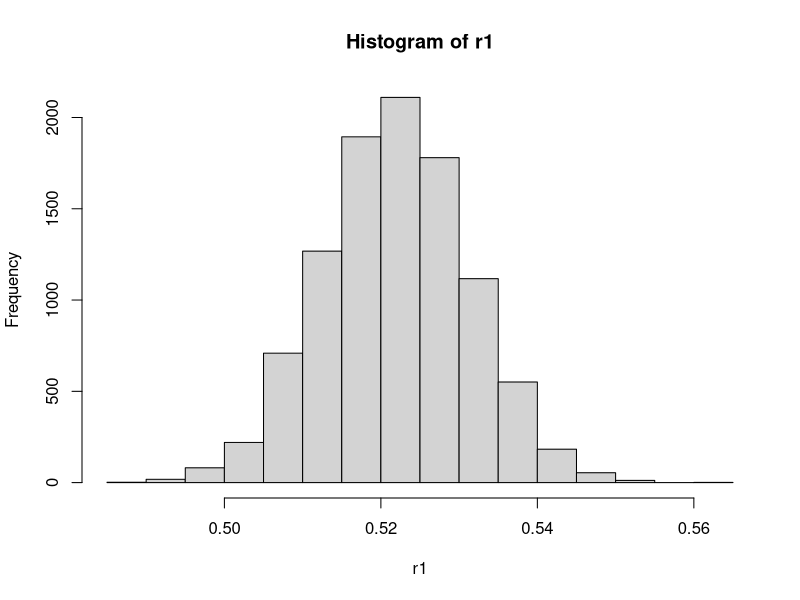
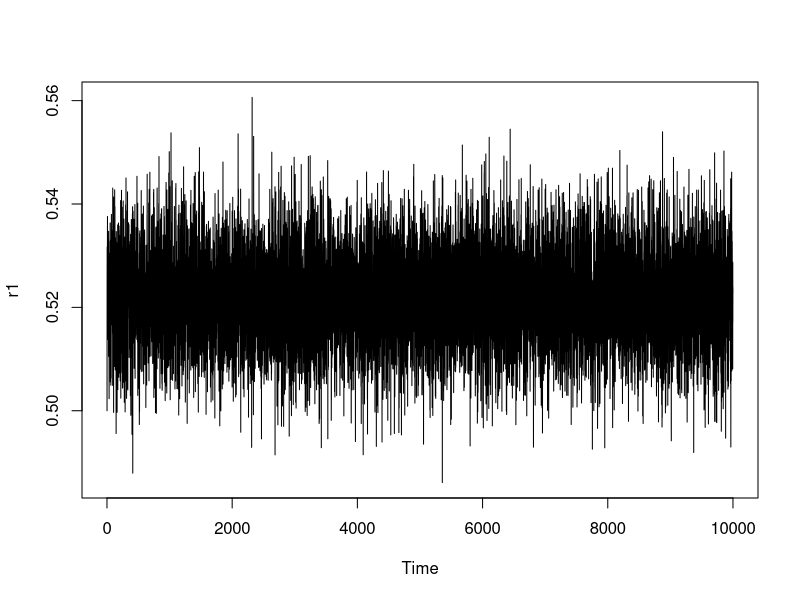
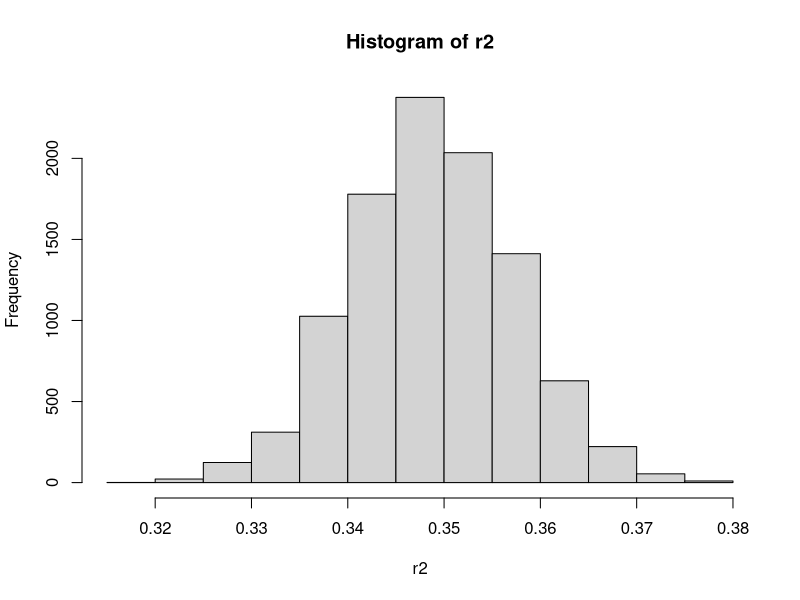
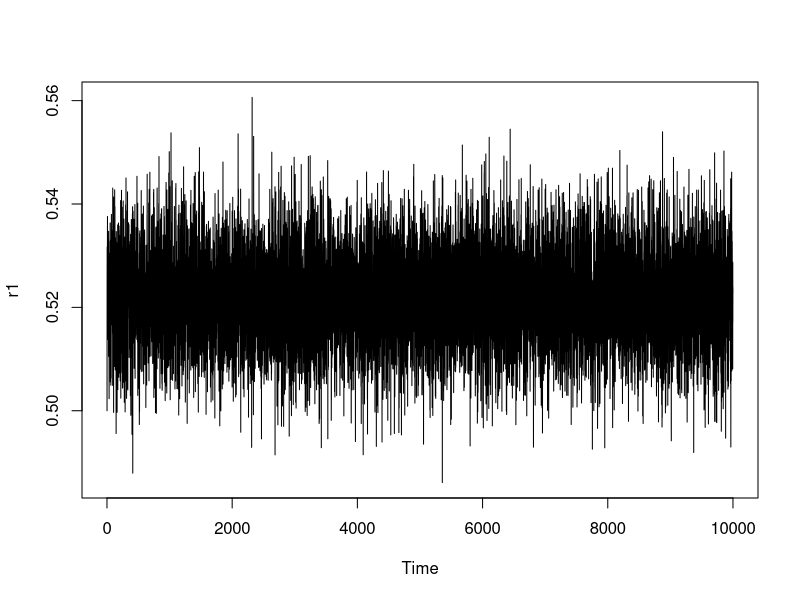
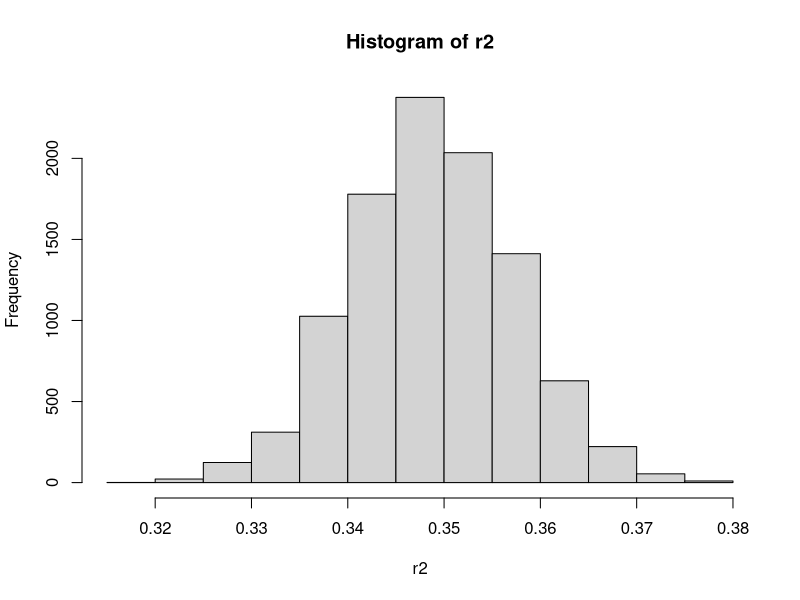
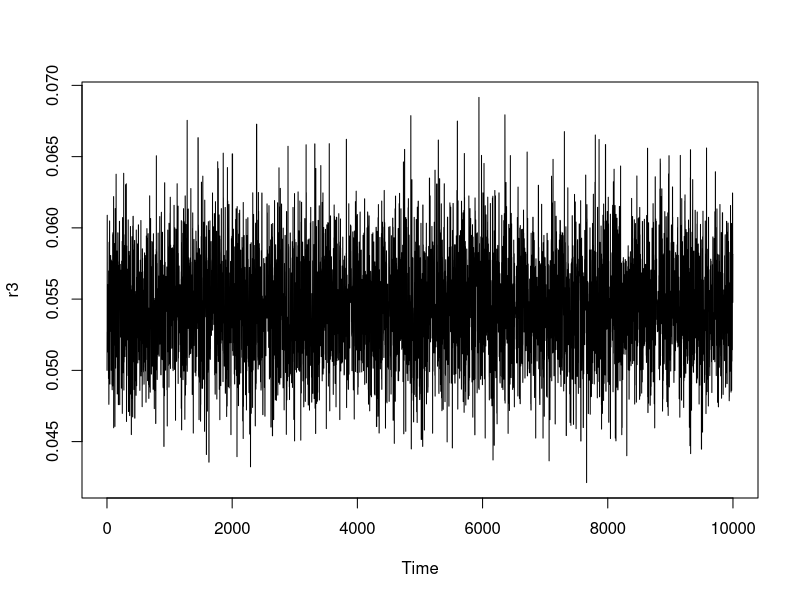
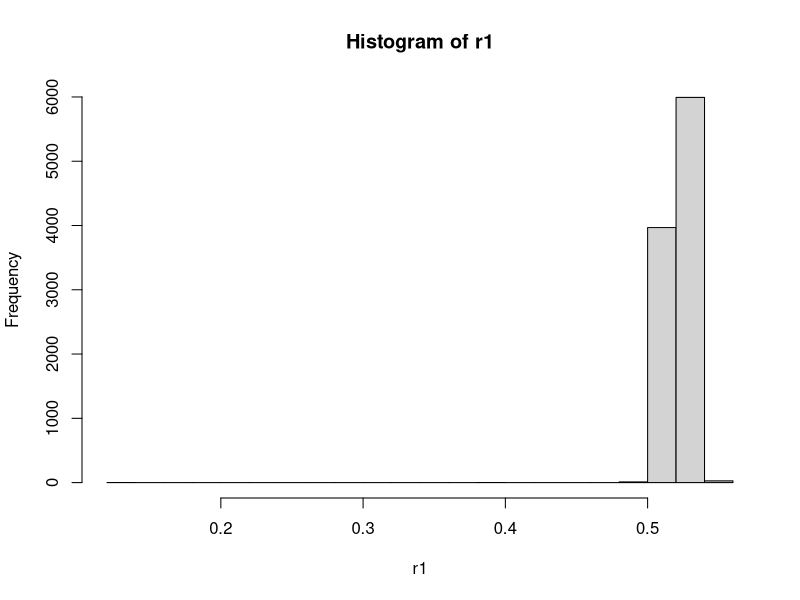
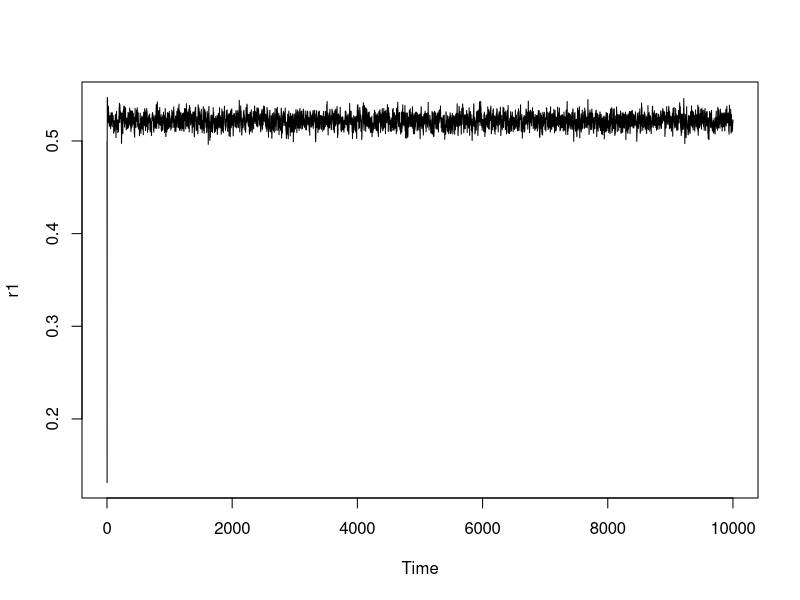

The R source for these figures, in order:
## ---- chunk 1
require(knitr)
require(broom)
opts_chunk$set(collapse=TRUE, cache = TRUE, fig.width = 15, fig.height = 7.5)
## ---- chunk 2
q1.table <- matrix(
  c(3024,2021,316,435),
    ncol = 4,
    nrow = 1
  )
colnames(q1.table) <- c("John Mills (Labor)",	"Bob Georghen (Liberal)","John Tongle (Shooters)", "Other")
kable(q1.table, align = rep("c", dim(q1.table)[2] + 1), format="markdown", row.names = FALSE)
## ---- chunk 3
r1 <- 0.5; r2 <- 0.35; r3 <- 0.05
alpha1 <- 1512; beta1 <- 1386
alpha2 <- 1010.5; beta2 <- 1887.5
alpha3 <- 158; beta3 <- 2740

for (k in 2:10000) {
  
  rn = rbeta(1,alpha1,beta1)
  
  alph = 3024 * log(rn) + 
         435 * log(1 - rn - r2[k - 1]) - 
         3024 * log(r1[k - 1]) -
         435 * log(1 - r1[k - 1] - r2[k - 1] - r3[k - 1])
  alph = alph + 
         log(dbeta(r1[k - 1], alpha1, beta1)) - 
         log(dbeta(rn, alpha1, beta1))
  
  if (runif(1) < exp(alph)) {
    r1[k] = rn
    } else {
      r1[k] = r1[k-1]
    }
  
  rn = rbeta(1,alpha2,beta2)
  
  alph = 2021 * log(rn) + 
         435 * log(1 - rn - r1[k] - r3[k - 1]) - 
         2021 * log(r2[k - 1]) -
         435 * log(1 - r1[k - 1] - r2[k - 1] - r3[k - 1])
  alph = alph + 
         log(dbeta(r2[k - 1], alpha2, beta2)) - 
         log(dbeta(rn, alpha2, beta2))
  
  if (runif(1) < exp(alph)) {
    r2[k] = rn
    } else {
      r2[k] = r2[k-1]
    }
    
  rn = rbeta(1,alpha3,beta3)
  
  alph = 316 * log(rn) + 
         435 * log(1 - rn - r1[k] - r2[k]) - 
         316 * log(r3[k - 1]) -
         435 * log(1 - r1[k] - r2[k] - r3[k - 1])
  alph = alph + 
         log(dbeta(r3[k - 1], alpha3, beta3)) - 
         log(dbeta(rn, alpha3, beta3))
  
  if (runif(1) < exp(alph)) {
    r3[k] = rn
    } else {
      r3[k] = r3[k-1]
    }
}

## ---- chunk 4

hist(r1)
quantile(r1,c(0.025,0.975))
plot.ts(r1)
hist(r2)
quantile(r2,c(0.025,0.975))
plot.ts(r1)
hist(r2)
quantile(r3,c(0.025,0.975))
plot.ts(r3)
## ---- chunk 5
y = c(3024,2021,316,435)
r1 = 0.5; r2 = 0.35; r3 = 0.5

for (k in 2:10000) {
  r1[k] = (1 - r2[k - 1] - r3[k - 1]) * rbeta(1, y[1], y[4])
  r2[k] = (1 - r1[k] - r3[k - 1]) * rbeta(1, y[2], y[4])
  r3[k] = (1 - r1[k] - r2[k]) * rbeta(1, y[3], y[4])
}
## ---- chunk 6
hist(r1)
quantile(r1,c(0.025,0.975))
plot.ts(r1)

hist(r2)
quantile(r2,c(0.025,0.975))
plot.ts(r2)

hist(r2)
quantile(r3,c(0.025,0.975))
plot.ts(r3)

quantile(r1-r2,c(0.025,0.975))
## ---- chunk 7
quantile(1-r1-r2-r3,c(0.025,0.975))
## ---- chunk 8
mean(r1>r2)
## ---- chunk 9
quantile(r1-r2, c(0.025,0.975))
## ---- chunk 10
mean(1-r1-r2-r3>r3)
## ---- chunk 11
row.symbols = c(t1='\U03B8\U2081', t2='\U03B8\U2082', t3="\U03B8\U2083")
r1 <- c(727,583,137)
r2 <- c(row.symbols["t1"],row.symbols["t2"],row.symbols["t3"])
r3 <- c(0.502,0.403,0.095)
q2.table <- rbind(r1,r2,r3)
colnames(q2.table) <- c("George Bush",	"Michael Dukakis","Other")
rownames(q2.table) <- c("Votes","Parameter","pt. est.")
kable(q2.table, align = rep("c", dim(q2.table)[2] + 1), format="markdown", row.names = TRUE)
## ---- chunk 12
y = c(727,583,137)
r1 = 0.5; r2 = 0.35

for (k in 2:10000) {
  r1[k] = (1 - r2[k - 1]) * rbeta(1, y[1], y[3])
  r2[k] = (1 - r1[k]) * rbeta(1, y[2], y[3])
}
## ---- chunk 13
hist(r1)
quantile(r1,c(0.025,0.975))
plot.ts(r1)

hist(r2)
quantile(r2,c(0.025,0.975))
plot.ts(r2)
## ---- chunk 14
rdirichlet=function(n,p){
  mat = matrix(NA,n,length(p))
  for (i in 1:length(p)) { 
    mat[,i]=rbeta(n, p[i],sum(p)-p[i])
  }
  mat = mat/rowSums(mat) # normalising step.
  return(mat)
} 

data <- rdirichlet(10000,y+1)
## ---- chunk 15
y=0; n=200

for(t in 1:n) {
  if (runif(1,0,1) < 0.25) {
    y[t] = rnorm(1,10,sqrt(2))
    } else {
      y[t]=rnorm(1,15,sqrt(3))
      }
}

n = length(y)   # (for data sample)
kt = 1
omeg=rbeta(1,1,1)

for(k in 1:n) {
  if(runif(1,0,1)>0.5) {
    kt[k]=1
    } else {
      kt[k]=2
      }
  }  #some initial values for k

while(var(y[kt==2]) > var(y[kt==1])) {
  for(k in 1:n) {
    if(runif(1,0,1)>0.5) {
      kt[k]=1
    } else {
        kt[k]=2
        }
  }
}

mu1 = mean(y); sig1 = var(y)*1.5; d = 1000  # d = (MCMC sample size)
mu2 = mean(y); sig2 = var(y) * 0.5; mpkty = 0; pyt = 0; pyt2 = 0

for(k in 1:n) {
  mpkty[k]=0
  pyt[k]=0
  pyt2[k]=0
  }

pkymax = -99999; ktmax = kt

for(j in 2:d) {
  ktold=kt
  for(t in 1:n) {
    kt[t] = 1
    n1 = length(y[kt==1])
    n2 = n - n1
    y1 = y[kt==1] - mean(y[kt==1])
    y2 = y[kt==2] - mean(y[kt==2])
    
    ht1 = -0.5*(log(n1) + log(n2)) + 
          lgamma((n1-1)/2) + 
          lgamma((n2-1)/2)
    
    ht1 = ht1 -
          (n1 - 1)/2 * log(sum(y1^2)) - 
          (n2-1)/2 * log(sum(y2^2))
    
    ht1 = ht1 + 
          log(omeg[j-1])
    
    kt[t] = 2
    n1 = n1-1
    n2 = n2+1
    y1 = y[kt==1] - 
         mean(y[kt==1])
    y2 = y[kt==2] - 
         mean(y[kt==2])
    
    ht2 = -0.5 * (log(n1) + log(n2)) + 
          lgamma((n1-1)/2) + 
          lgamma((n2-1)/2)
    
    ht2 = ht2 - 
          (n1-1)/2 * log(sum(y1^2)) - 
          (n2-1)/2 * log(sum(y2^2))
    
    ht2 = ht2 + 
          log(1 - omeg[j-1])          
    
    pyk = 1/(1 + exp(ht2 - ht1))
    
    if(is.nan(pyk)) {
      if(is.nan(ht1)) {
        kt[t]=1
      }
      if(is.nan(ht2)) {
        kt[t]=2
        }
      } else {
        if(runif(1,0,1) < pyk) {
          kt[t] = 1
          pyt2[t] = pyt2[t] + 
                    dnorm(y[t], mu1[j - 1], sqrt(sig1[j - 1]))
        } else {
            kt[t]=2
            pyt2[t] = pyt2[t] + 
                      dnorm(y[t], mu2[j - 1], sqrt(sig2[j-1]))
            }
        mpkty[t] = mpkty[t] + pyk
      }
    
    n1 = length(kt[kt==1])
    
    if (n1 < 2 | n1 > (n - 3)) {
      kt[t] = ktold[t]
    }
    if (var(y[kt==2]) > var(y[kt==1])) {
      kt[t] = ktold[t]
    }
    pyt[t] = pyt[t] + 
             omeg[j - 1] * dnorm(y[t], mu1[j - 1], sqrt(sig1[j - 1])) + 
             (1-omeg[j-1]) * dnorm(y[t],mu2[j-1],sqrt(sig2[j-1]))
    }
  
  n1 = length(kt[kt==1])
  n2 = n-n1
  
  if(n1 < 2 | n1 > (n - 3) | var(y[kt==2]) > var(y[kt==1])) {
    kt = ktold
    n1 = length(kt[kt==1])
    n2 = n - n1
    }
  y1 = y[kt==1] - 
       mean(y[kt==1])
  y2 = y[kt==2] - 
       mean(y[kt==2])
  ht=-0.5*(log(n1)+log(n2)) + lgamma((n1-1)/2) + lgamma((n2-1)/2)
  ht=ht-(n1-1)/2*log(sum(y1^2))-(n2-1)/2*log(sum(y2^2))
  lpyk=ht
  c1=length(kt[kt==1]);c10= length(kt[kt==2]) 
  lpyk=lpyk+c1*log(omeg[j-1])+c10*log(1-omeg[j-1])
  if(j==1){pkymax=lpyk;ktmax=kt}else{
  if(lpyk>pkymax){pkymax=lpyk;ktmax=kt}}
  n1=length(y[kt==1]);n2=n-n1
  a=n1+1;b=n2+1;
          omeg[j]=rbeta(1,a,b)        
          y1=y[kt==1];y2=y[kt==2]
          mu1[j]=rt(1,n1-1)*sqrt(var(y1)/n1)+mean(y1)
          mu2[j]=rt(1,n2-1)*sqrt(var(y2)/n2)+mean(y2)
          ymu=(y1-mu1[j])^2; D = sum(ymu)
          sig1[j]=1/rgamma(1,n1/2,D/2)
          ymu=(y2-mu2[j])^2; D = sum(ymu)
          sig2[j]=1/rgamma(1,n2/2,D/2)
          }
mpkty=mpkty/d
pyt=pyt/d; pyt2=pyt2/d

yi=sort(y,index.return=T)
y2=sort(y);
y3=yi[[2]]
plot(y2,pyt[y3],type='l',col=4)
lines(density(y),col=2)
